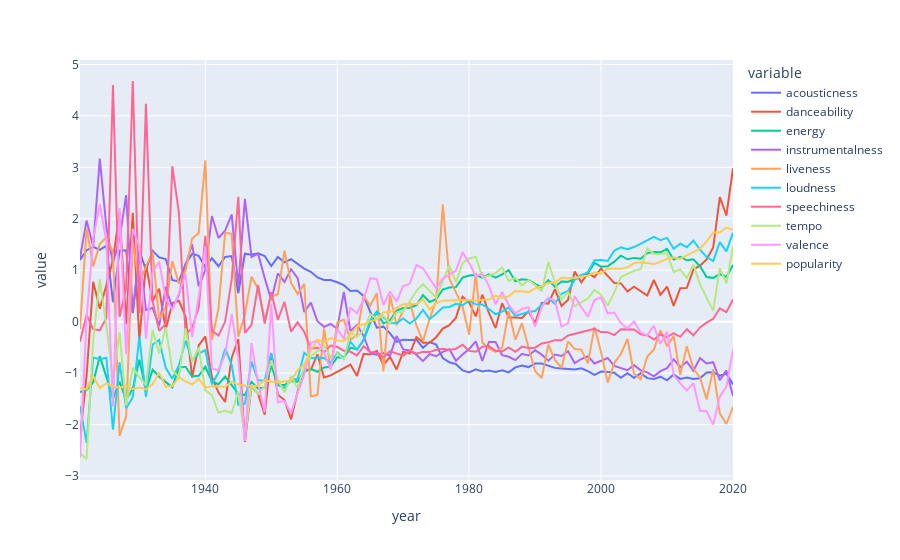

Here is the notebook cell this chart was saved with:
### Code cell
import plotly.express as px 
fig = px.line(data_year_normalized, x='year', y=numerical_features)

fig.show()
